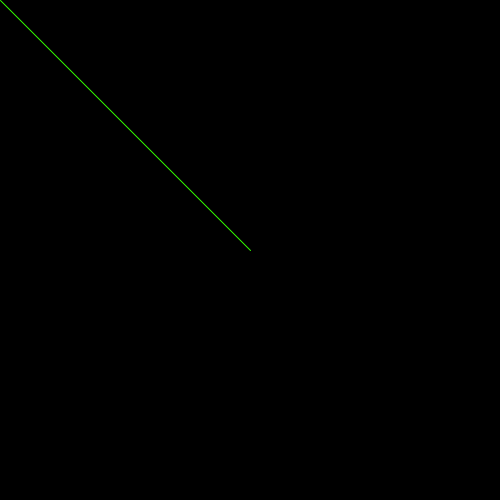
Frame 1 (no input)
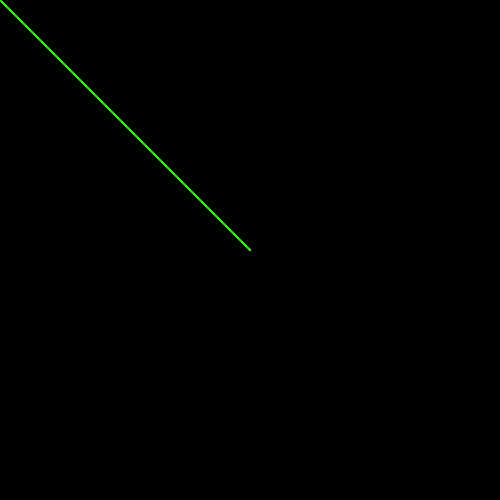
Frame 60 (the mouse pressed at the canvas centre just before this capture)
Frame 120 (the mouse held since frame 60 and released just before this capture): identical to frame 60, image omitted

The Processing sketch that drew these frames (run headless with seeded random() and noise(); from frame 60 on, the mouse is pressed at the canvas centre):

// Processing sketch: processing_2474
// ── processing_2474.pde

/* 
 
Cindy Ng 
June 14,2009 
cindy.ng@cindysng.com
blast
 
*/ 

void setup() {
  
  size(500,500);//set the size of the window
  background(0); //set the background color
  smooth();//turn on smoothing
  stroke(50,350,0);
 
 
};

//This is he draw wrapper. Anything in herehappens once per frame.
void draw() {
  line(250,250,mouseX,mouseY);
  
};
